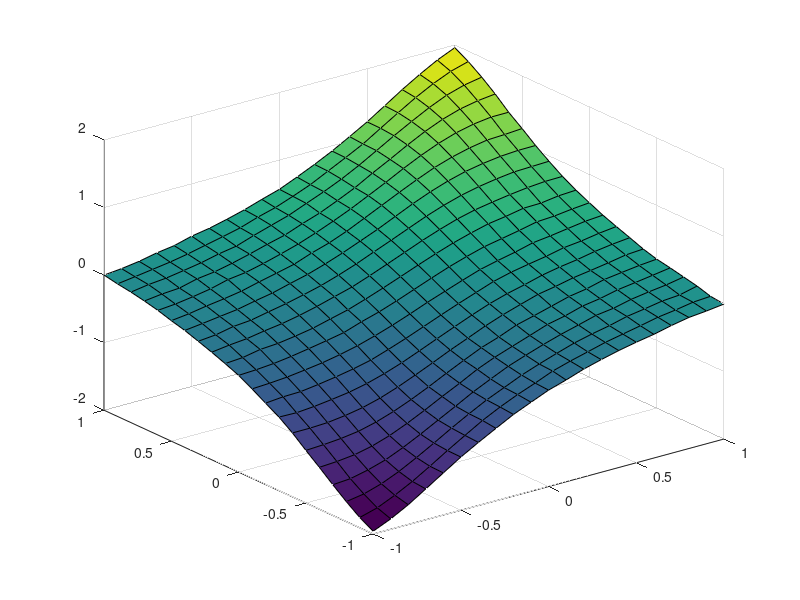

Write the MATLAB code that produced this figure.
% this script shows that the certainty equivalent for prospect theory 
% (i.e. "erf" utility function) investor is not a concave function of allocation
% see "Risk and Asset Allocation" - Springer (2005), by A. Meucci

clear; clc; close all

%%%%%%%%%%%%%%%%%%%%%%%%%%%%%%%%%%%%%%%%%%%%%%%%%%%%%%%%%%%%%%%%%%%%%%%%%%%%%%%%%%%%%%%%%%%%%%%%%%%%%%%%%%%%%%%%%%%%%%%
% inputs (normal market, prospect-theory utility)
%%%%%%%%%%%%%%%%%%%%%%%%%%%%%%%%%%%%%%%%%%%%%%%%%%%%%%%%%%%%%%%%%%%%%%%%%%%%%%%%%%%%%%%%%%%%%%%%%%%%%%%%%%%%%%%%%%%%%%%
Mu=[1 1]';
sigma=[1 1];
Rho=-.99;

Alpha_1s=[-1:.1:1];
Alpha_2s=[-1:.1:1];

NumSimulations=10000;

%%%%%%%%%%%%%%%%%%%%%%%%%%%%%%%%%%%%%%%%%%%%%%%%%%%%%%%%%%%%%%%%%%%%%%%%%%%%%%%%%%%%%%%%%%%%%%%%%%%%%%%%%%%%%%%%%%%%%%
% process data
%%%%%%%%%%%%%%%%%%%%%%%%%%%%%%%%%%%%%%%%%%%%%%%%%%%%%%%%%%%%%%%%%%%%%%%%%%%%%%%%%%%%%%%%%%%%%%%%%%%%%%%%%%%%%%%%%%%%%%
C=[1 Rho; Rho 1];
Sigma=diag(sigma)*C*diag(sigma);


CE=zeros(length(Alpha_1s),length(Alpha_2s));
for n=1:length(Alpha_1s)
    Countdown = length(Alpha_1s)-n+1
    for m=1:length(Alpha_2s)
        Alpha=[Alpha_1s(n); Alpha_2s(m)];
        mu=Alpha'*Mu;
        sigma=sqrt(Alpha'*Sigma*Alpha);
        Portfolio=mu+sigma*randn(NumSimulations,1);
        Exp_U=mean(erf(Portfolio));
        CE(n,m)=erfinv(Exp_U);
    end
end

%%%%%%%%%%%%%%%%%%%%%%%%%%%%%%%%%%%%%%%%%%%%%%%%%%%%%%%%%%%%%%%%%%%%%%%%%%%%%%%%%%%%%%%%%%%%%%%%%%%%%%%%%%%%%%%%%%
% plots
%%%%%%%%%%%%%%%%%%%%%%%%%%%%%%%%%%%%%%%%%%%%%%%%%%%%%%%%%%%%%%%%%%%%%%%%%%%%%%%%%%%%%%%%%%%%%%%%%%%%%%%%%%%%%%%%%%%%%%
[ALPHA_1s,ALPHA_2s] = meshgrid(Alpha_1s,Alpha_2s);
figure
hf=surf(ALPHA_1s,ALPHA_2s,CE');
grid on
